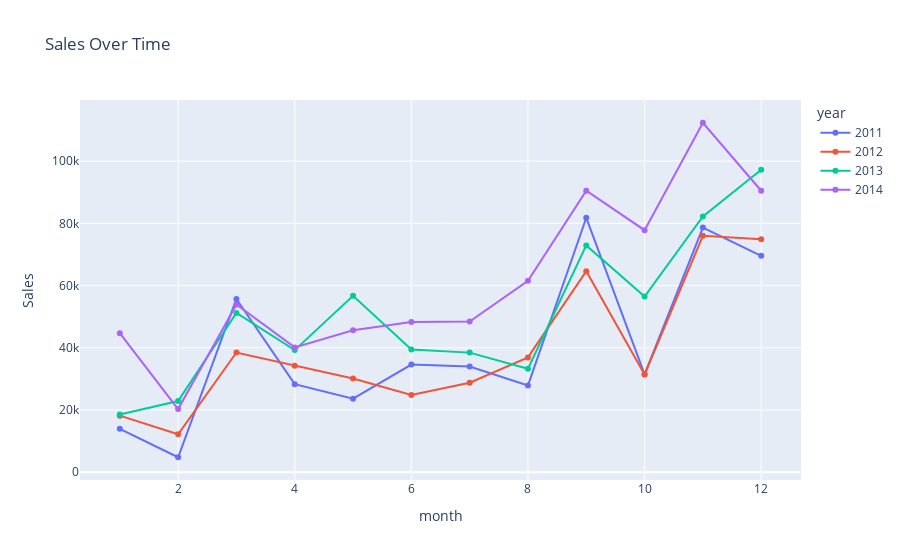

The code cell stored with this chart in its notebook:
### Code cell
sales_profit_per_years = data.groupby(['year','month'])[['Sales','Profit']].sum().reset_index()

print(data.groupby('year')['Sales'].sum().reset_index())

px.line(sales_profit_per_years, x='month', y='Sales', color='year', title='Sales Over Time',markers=True,)

### Figure 1 — Plotly figure (JSON) as saved in the notebook; plotly's stock layout.template omitted (floating-point values rounded to 4 significant figures)
{"data": [{"hovertemplate": "year=2011<br>month=%{x}<br>Sales=%{y}<extra></extra>", "legendgroup": "2011", "line": {"color": "#636efa", "dash": "solid"}, "marker": {"symbol": "circle"}, "mode": "lines+markers", "name": "2011", "orientation": "v", "showlegend": true, "type": "scatter", "x": [1, 2, 3, 4, 5, 6, 7, 8, 9, 10, 11, 12], "xaxis": "x", "y": [13950.0, 4811.0, 55690.0, 28300.0, 23650.0, 34600.0, 33950.0, 27910.0, 81780.0, 31450.0, 78630.0, 69550.0], "yaxis": "y"}, {"hovertemplate": "year=2012<br>month=%{x}<br>Sales=%{y}<extra></extra>", "legendgroup": "2012", "line": {"color": "#EF553B", "dash": "solid"}, "marker": {"symbol": "circle"}, "mode": "lines+markers", "name": "2012", "orientation": "v", "showlegend": true, "type": "scatter", "x": [1, 2, 3, 4, 5, 6, 7, 8, 9, 10, 11, 12], "xaxis": "x", "y": [18170.0, 12210.0, 38470.0, 34200.0, 30130.0, 24800.0, 28770.0, 36900.0, 64600.0, 31400.0, 75970.0, 74920.0], "yaxis": "y"}, {"hovertemplate": "year=2013<br>month=%{x}<br>Sales=%{y}<extra></extra>", "legendgroup": "2013", "line": {"color": "#00cc96", "dash": "solid"}, "marker": {"symbol": "circle"}, "mode": "lines+markers", "name": "2013", "orientation": "v", "showlegend": true, "type": "scatter", "x": [1, 2, 3, 4, 5, 6, 7, 8, 9, 10, 11, 12], "xaxis": "x", "y": [18540.0, 22870.0, 51190.0, 39250.0, 56690.0, 39430.0, 38440.0, 33270.0, 72910.0, 56460.0, 82190.0, 97240.0], "yaxis": "y"}, {"hovertemplate": "year=2014<br>month=%{x}<br>Sales=%{y}<extra></extra>", "legendgroup": "2014", "line": {"color": "#ab63fa", "dash": "solid"}, "marker": {"symbol": "circle"}, "mode": "lines+markers", "name": "2014", "orientation": "v", "showlegend": true, "type": "scatter", "x": [1, 2, 3, 4, 5, 6, 7, 8, 9, 10, 11, 12], "xaxis": "x", "y": [44700.0, 20280.0, 53910.0, 40110.0, 45650.0, 48260.0, 48430.0, 61520.0, 90490.0, 77790.0, 112300.0, 90470.0], "yaxis": "y"}], "layout": {"legend": {"title": {"text": "year"}, "tracegroupgap": 0}, "title": {"text": "Sales Over Time"}, "xaxis": {"anchor": "y", "domain": [0, 1], "title": {"text": "month"}}, "yaxis": {"anchor": "x", "domain": [0, 1], "title": {"text": "Sales"}}}}
